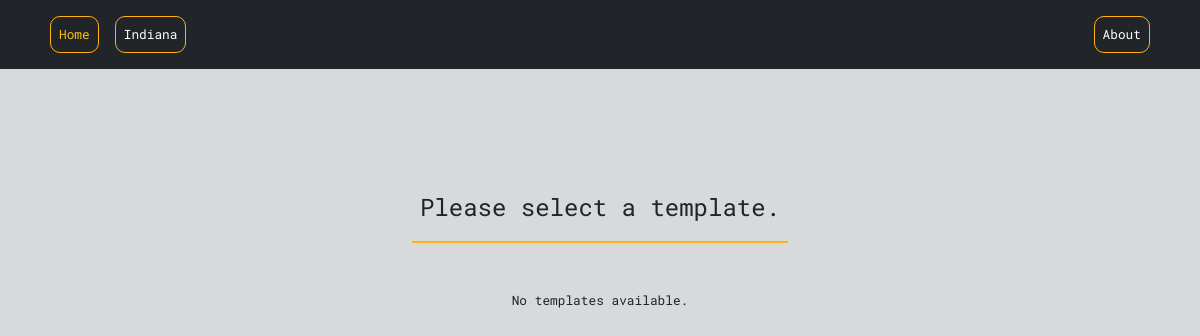
Page /project-landing-page/Indiana/ on the earlier database version.
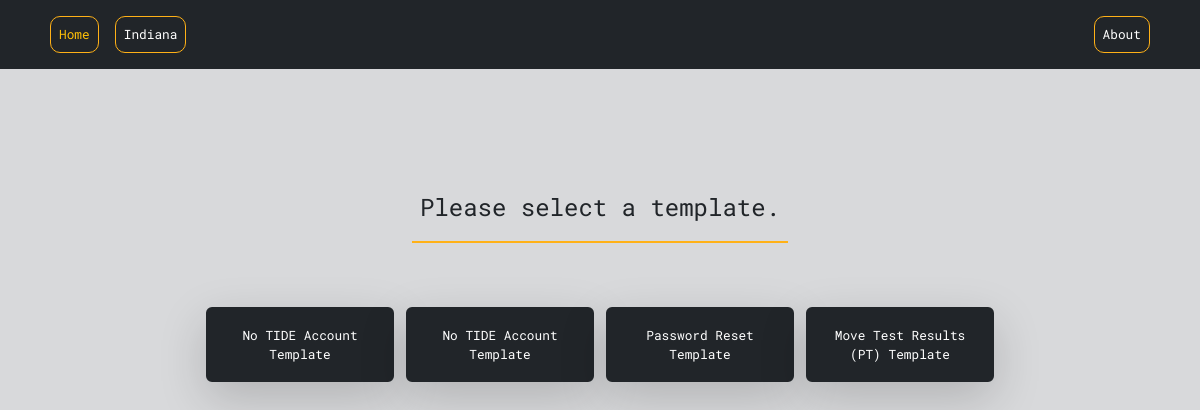
Same page on the later database version.
### email_tool/models.py (models this page shows, shortened)
class CustomFormTemplate(models.Model):
    project_name = models.CharField(max_length=100, choices=PROJECTS)
    template_name = models.CharField(max_length=100)
    fields = models.ManyToManyField(CustomFormField, blank=True)
    template_text = models.TextField()
    field_order_config = models.JSONField(blank=True, null=True)

### email_tool/views.py (the view, shortened to what this page needs)
# urls.py: path('project-landing-page/<str:name>/', ProjectLandingPageView.as_view(), name='project-landing-page'),
class ProjectLandingPageView(View):
    def get(self, request, name):
        selected_project_name = name.title()
        selected_project = get_object_or_404(Project, name=selected_project_name)
        email_templates = selected_project.email_templates.all()
        return render(request, 'project-landing-page.html', {
            'selected_project': selected_project,
            'email_templates': email_templates,
            'selected_project_name': selected_project_name})

### templates/project-landing-page.html (shortened to what this page needs)
{% extends 'base.html' %}
{% load crispy_forms_tags %}
{% block header %}
    {{selected_project_name}}
{% endblock header %}
{% block content %}
<div class="container-fluid" style="margin-top: 120px;">
    <div class="row align-items-center">
        <div class="col-md-4">
            <div class="text-center underline-text-gold">
                <p class="nice-font">Please select a template.</p>
            </div>
        </div>
    </div>
    <div class="row pt-5">
        <div class="col-lg-2 col-md-3 col-sm-4 col-12"></div>
        <div class="col-lg-8 col-md-6 col-sm-4 col-12 mb-5">
            <div class="row">
                {% if email_templates %}
                    {% for template in email_templates %}
                        <div class="col-xl-3 col-lg-4 col-md-6 col-sm-12">
                            <div class="d-flex justify-content-center">
                                <form method="post" action="{% url 'project-landing-page' name=selected_project.name %}">
                                    <button class="btn btn-warning btn-lg custom-button pop-in-button border-2 my-3 button-nice-font shadow-lg p-3 mb-5 rounded" type="submit">{{ template.template_name }}</button>
                                </form>
                            </div>
                        </div>
                    {% endfor %}
                {% else %}
                    <div class="text-center">
                        <p class="form-nice-font">No templates available.</p>
                    </div>
                {% endif %}
            </div>
        </div>
        <div class="col-lg-2 col-md-3 col-sm-4 col-12"></div>
    </div>
</div>
{% endblock content %}

### templates/base.html (shortened to what this page needs)
{% load static %}
<!DOCTYPE html>
<html lang="en">
<head>
    <link href="https://cdn.jsdelivr.net/npm/bootstrap@5.3.1/dist/css/bootstrap.min.css" rel="stylesheet">
    <link rel="stylesheet" type="text/css" href="{% static 'css/styles.css' %}">
  </head>
<body>
  <main>
    <header class="p-3 bg-dark text-white">
      <div class="container">
        <div class="d-flex flex-wrap align-items-center justify-content-center">
          <ul class="nav col-12 col-lg-auto me-auto mb-2 justify-content-start mb-md-0">
            <li><a href="{% url 'home' %}" class="nav-link px-2 text-warning button-nice-font button-border mx-2">Home</a></li>
              {% if selected_project %}
                <li><a href="{% url 'project-landing-page' name=selected_project.name %}" class="nav-link px-2 text-white button-nice-font button-border mx-2">{% block header %}{% endblock header %}</a></li>
              {% endif %}
          </ul>
          <ul class="nav col-12 col-lg-auto ms-auto mb-2 justify-content-end mb-md-0">
            <li><a href="#" class="nav-link px-2 text-white button-nice-font button-border mx-2">About</a></li>
          </ul>
        </div>
      </div>
    </header>
    {% block content %}
    {% endblock content %}
  </main>
  </body>
</html>

### static/css/styles.css (style rules this page uses)
.custom-button { width: 250px; height: 100px; display: flex; justify-content: center; align-items: center; background-color: #212529; border-color: #212529; color: white; transition: background-color border-color 0.3s ease-in-out; }
.pop-in-button { animation: pop-in 0.5s ease-in-out; opacity: 1; }
.text-center { text-align: center; }
.nice-font { font-family: 'Roboto Mono', monospace; font-size: 1.5rem; }
.button-nice-font { font-family: 'Roboto Mono', monospace; font-size: 1rem; }
.button-border { border-radius: 10px; border-color: #ffb117; border-width: 1px; border-style: solid; }
.underline-text-gold { border-bottom: 2px solid #ffb117; }
body { background-color: #D8D9DB; }
@media (max-width: 1600px) { .custom-button { width: 187.5px; height: 75px; } }
@media (max-width: 1600px) { .button-nice-font { font-size: .8rem; } }

Differences in the rows shown:
now on this page (row unchanged): CustomFormTemplate: template_name "No TIDE Account Template"
now on this page (row edited): CustomFormTemplate: template_name "No TIDE Account Template"
now on this page (row unchanged): CustomFormTemplate: template_name "Password Reset Template"
now on this page (row edited): CustomFormTemplate: template_name "Move Test Results (PT) Template"
Other differences:
text no longer shown: "No templates available."
